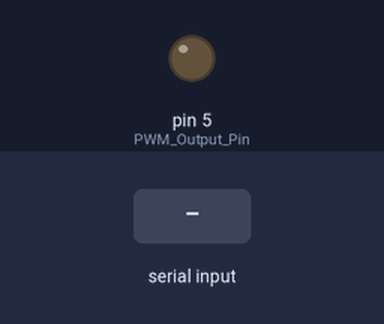
Simulated run of this sketch. Board: Arduino Uno, built with avr-gcc and run on an emulated ATmega328P. Parts: output pins drawn as LEDs (lit = HIGH). The test bench sets the inputs (shaded band).

Above: at 1.2 s.
1.3 s: byte 30 received over Serial
At 1.8 s:
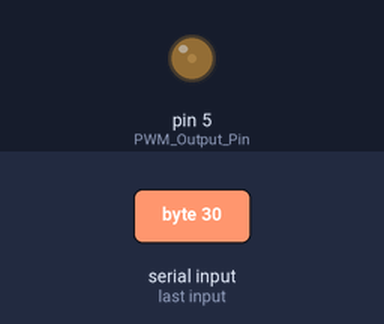
2.8 s: byte 90 received over Serial
At 4.1 s:
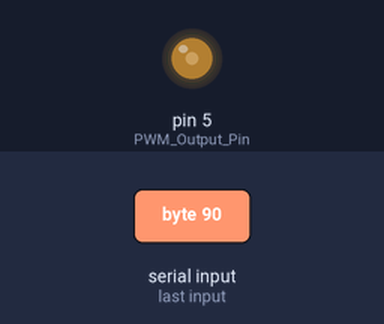
Timing chart, 0 to 5.8 s (numbered marks = the images above; inputs shaded):
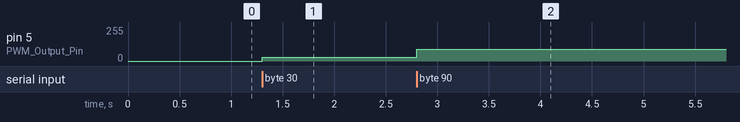

The sketch:

prelab_2_arduino.ino
```cpp
#define PWM_Output_Pin 5

void setup() {
  pinMode(PWM_Output_Pin, OUTPUT);
  Serial.begin(9600); // Important d'avoir la même valeur dans matlab
}

void loop() {
  if (Serial.available() > 0) {
    byte matlabSignal = Serial.read(); // Read one byte of data from the serial port
    analogWrite(PWM_Output_Pin, matlabSignal);
  }
}
```

Measured:
- after the input at 1.3 s, pin 5 (PWM_Output_Pin): 0/255 → 30/255 at once
- after the input at 2.8 s, pin 5 (PWM_Output_Pin): 30/255 → 90/255 at once
